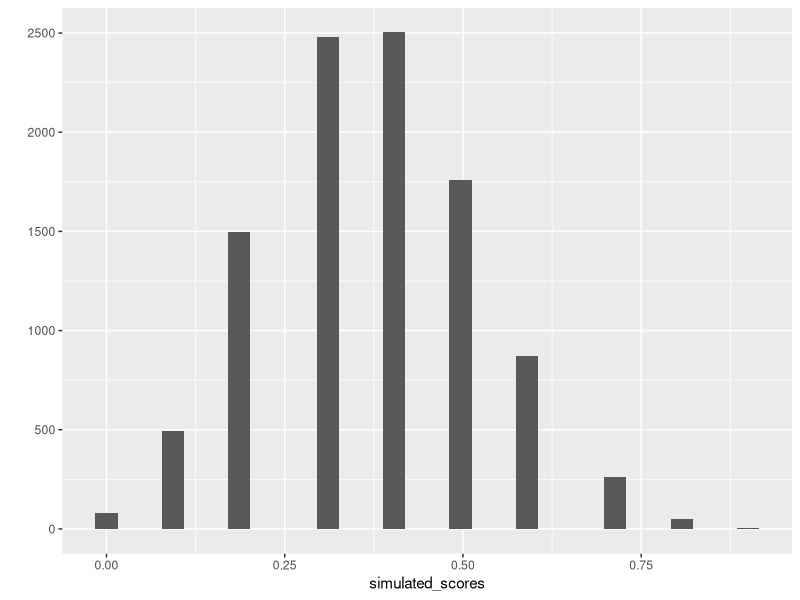

Here is the R script that generated this plot:
## ---- chunk 1
test_result<-binom.test(x=30, 
           n=50, 
           p=.5, 
           alternative="greater")

#The probability of getting 60% or more of the questions correct is .1013.  This probability is lower than random chance but not rare.  Thus, we cannot reject that the test-taker did not randomly guess each question. Increasing the number of trials would lower the probability and increase the likelihood that the test result is a product of guesses. 
## ---- chunk 2
binom.test(x=330,
           n=600,
           p=.5,
           alternative="greater")

#With 600 questions (trials), the p-value is less than .01. Students will unlikely to score 55% or higher by guessing each question. 
## ---- chunk 3
simulated_test <- replicate(10000, rbinom(n= rep(1,10), size=1, prob= c(.5,.5,.5,.5,.5,.25,.25,.25,.25,.25)))

#probability distribution of the simulated test means
simulated_scores<-colSums(simulated_test)/10

library(ggplot2)

qplot(simulated_scores)+
  geom_histogram()

#probability of producing 75% or greater on this test by guessing 
length(simulated_scores[simulated_scores>=.75])/length(simulated_scores)

